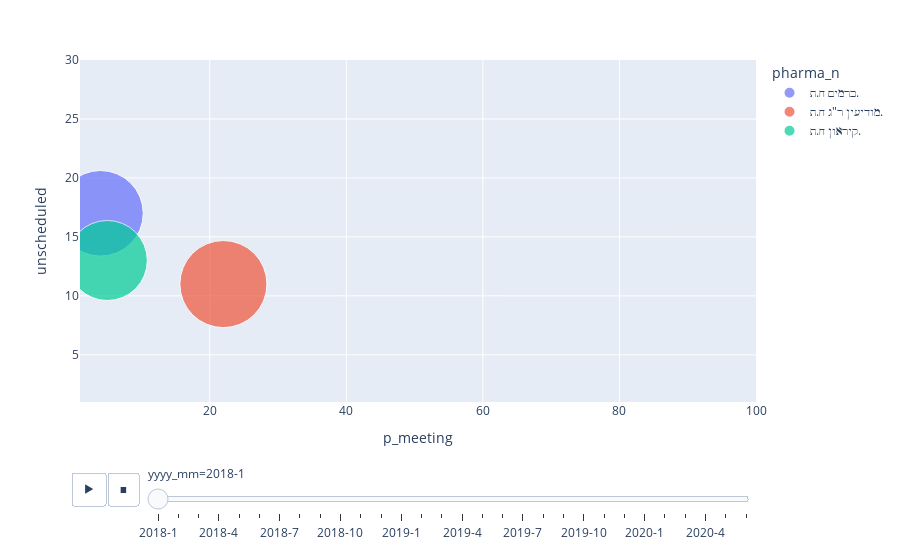

This figure's notebook cell:
### Code cell
import plotly.express as px
#df1 = px.data.df1()
px.scatter(df1, x= "p_meeting", y="unscheduled", animation_frame="yyyy_mm", animation_group="pharma_n",
           size="pchanges_pd", color="pharma_n", hover_name="pharma_n",
           size_max=100, range_x=[1,100], range_y=[1,30])

### Figure 1 — Plotly figure (JSON) as saved in the notebook; plotly's stock layout.template omitted (floating-point values rounded to 4 significant figures)
{"data": [{"hovertemplate": "<b>%{hovertext}</b><br><br>pharma_n=כרמים ח.ת.<br>yyyy_mm=2018-1<br>p_meeting=%{x}<br>unscheduled=%{y}<br>pchanges_pd=%{marker.size}<extra></extra>", "hovertext": ["כרמים ח.ת."], "ids": ["כרמים ח.ת."], "legendgroup": "כרמים ח.ת.", "marker": {"color": "#636efa", "size": [56], "sizemode": "area", "sizeref": 0.0153, "symbol": "circle"}, "mode": "markers", "name": "כרמים ח.ת.", "showlegend": true, "type": "scatter", "x": [4], "xaxis": "x", "y": [17], "yaxis": "y"}, {"hovertemplate": "<b>%{hovertext}</b><br><br>pharma_n=מודיעין ר\"ג ח.ת.<br>yyyy_mm=2018-1<br>p_meeting=%{x}<br>unscheduled=%{y}<br>pchanges_pd=%{marker.size}<extra></extra>", "hovertext": ["מודיעין ר\"ג ח.ת."], "ids": ["מודיעין ר\"ג ח.ת."], "legendgroup": "מודיעין ר\"ג ח.ת.", "marker": {"color": "#EF553B", "size": [58], "sizemode": "area", "sizeref": 0.0153, "symbol": "circle"}, "mode": "markers", "name": "מודיעין ר\"ג ח.ת.", "showlegend": true, "type": "scatter", "x": [22], "xaxis": "x", "y": [11], "yaxis": "y"}, {"hovertemplate": "<b>%{hovertext}</b><br><br>pharma_n=קיראון ח.ת.<br>yyyy_mm=2018-1<br>p_meeting=%{x}<br>unscheduled=%{y}<br>pchanges_pd=%{marker.size}<extra></extra>", "hovertext": ["קיראון ח.ת."], "ids": ["קיראון ח.ת."], "legendgroup": "קיראון ח.ת.", "marker": {"color": "#00cc96", "size": [49], "sizemode": "area", "sizeref": 0.0153, "symbol": "circle"}, "mode": "markers", "name": "קיראון ח.ת.", "showlegend": true, "type": "scatter", "x": [5], "xaxis": "x", "y": [13], "yaxis": "y"}], "layout": {"legend": {"itemsizing": "constant", "title": {"text": "pharma_n"}, "tracegroupgap": 0}, "margin": {"t": 60}, "sliders": [{"active": 0, "currentvalue": {"prefix": "yyyy_mm="}, "len": 0.9, "pad": {"b": 10, "t": 60}, "steps": [{"args": [["2018-1"], {"frame": {"duration": 0, "redraw": false}, "fromcurrent": true, "mode": "immediate", "transition": {"duration": 0, "easing": "linear"}}], "label": "2018-1", "method": "animate"}, {"args": [["2018-2"], {"frame": {"duration": 0, "redraw": false}, "fromcurrent": true, "mode": "immediate", "transition": {"duration": 0, "easing": "linear"}}], "label": "2018-2", "method": "animate"}, {"args": [["2018-3"], {"frame": {"duration": 0, "redraw": false}, "fromcurrent": true, "mode": "immediate", "transition": {"duration": 0, "easing": "linear"}}], "label": "2018-3", "method": "animate"}, {"args": [["2018-4"], {"frame": {"duration": 0, "redraw": false}, "fromcurrent": true, "mode": "immediate", "transition": {"duration": 0, "easing": "linear"}}], "label": "2018-4", "method": "animate"}, {"args": [["2018-5"], {"frame": {"duration": 0, "redraw": false}, "fromcurrent": true, "mode": "immediate", "transition": {"duration": 0, "easing": "linear"}}], "label": "2018-5", "method": "animate"}, {"args": [["2018-6"], {"frame": {"duration": 0, "redraw": false}, "fromcurrent": true, "mode": "immediate", "transition": {"duration": 0, "easing": "linear"}}], "label": "2018-6", "method": "animate"}, {"args": [["2018-7"], {"frame": {"duration": 0, "redraw": false}, "fromcurrent": true, "mode": "immediate", "transition": {"duration": 0, "easing": "linear"}}], "label": "2018-7", "method": "animate"}, {"args": [["2018-8"], {"frame": {"duration": 0, "redraw": false}, "fromcurrent": true, "mode": "immediate", "transition": {"duration": 0, "easing": "linear"}}], "label": "2018-8", "method": "animate"}, {"args": [["2018-9"], {"frame": {"duration": 0, "redraw": false}, "fromcurrent": true, "mode": "immediate", "transition": {"duration": 0, "easing": "linear"}}], "label": "2018-9", "method": "animate"}, {"args": [["2018-10"], {"frame": {"duration": 0, "redraw": false}, "fromcurrent": true, "mode": "immediate", "transition": {"duration": 0, "easing": "linear"}}], "label": "2018-10", "method": "animate"}, {"args": [["2018-11"], {"frame": {"duration": 0, "redraw": false}, "fromcurrent": true, "mode": "immediate", "transition": {"duration": 0, "easing": "linear"}}], "label": "2018-11", "method": "animate"}, {"args": [["2018-12"], {"frame": {"duration": 0, "redraw": false}, "fromcurrent": true, "mode": "immediate", "transition": {"duration": 0, "easing": "linear"}}], "label": "2018-12", "method": "animate"}, {"args": [["2019-1"], {"frame": {"duration": 0, "redraw": false}, "fromcurrent": true, "mode": "immediate", "transition": {"duration": 0, "easing": "linear"}}], "label": "2019-1", "method": "animate"}, {"args": [["2019-2"], {"frame": {"duration": 0, "redraw": false}, "fromcurrent": true, "mode": "immediate", "transition": {"duration": 0, "easing": "linear"}}], "label": "2019-2", "method": "animate"}, {"args": [["2019-3"], {"frame": {"duration": 0, "redraw": false}, "fromcurrent": true, "mode": "immediate", "transition": {"duration": 0, "easing": "linear"}}], "label": "2019-3", "method": "animate"}, {"args": [["2019-4"], {"frame": {"duration": 0, "redraw": false}, "fromcurrent": true, "mode": "immediate", "transition": {"duration": 0, "easing": "linear"}}], "label": "2019-4", "method": "animate"}, {"args": [["2019-5"], {"frame": {"duration": 0, "redraw": false}, "fromcurrent": true, "mode": "immediate", "transition": {"duration": 0, "easing": "linear"}}], "label": "2019-5", "method": "animate"}, {"args": [["2019-6"], {"frame": {"duration": 0, "redraw": false}, "fromcurrent": true, "mode": "immediate", "transition": {"duration": 0, "easing": "linear"}}], "label": "2019-6", "method": "animate"}, {"args": [["2019-7"], {"frame": {"duration": 0, "redraw": false}, "fromcurrent": true, "mode": "immediate", "transition": {"duration": 0, "easing": "linear"}}], "label": "2019-7", "method": "animate"}, {"args": [["2019-8"], {"frame": {"duration": 0, "redraw": false}, "fromcurrent": true, "mode": "immediate", "transition": {"duration": 0, "easing": "linear"}}], "label": "2019-8", "method": "animate"}, {"args": [["2019-9"], {"frame": {"duration": 0, "redraw": false}, "fromcurrent": true, "mode": "immediate", "transition": {"duration": 0, "easing": "linear"}}], "label": "2019-9", "method": "animate"}, {"args": [["2019-10"], {"frame": {"duration": 0, "redraw": false}, "fromcurrent": true, "mode": "immediate", "transition": {"duration": 0, "easing": "linear"}}], "label": "2019-10", "method": "animate"}, {"args": [["2019-11"], {"frame": {"duration": 0, "redraw": false}, "fromcurrent": true, "mode": "immediate", "transition": {"duration": 0, "easing": "linear"}}], "label": "2019-11", "method": "animate"}, {"args": [["2019-12"], {"frame": {"duration": 0, "redraw": false}, "fromcurrent": true, "mode": "immediate", "transition": {"duration": 0, "easing": "linear"}}], "label": "2019-12", "method": "animate"}, {"args": [["2020-1"], {"frame": {"duration": 0, "redraw": false}, "fromcurrent": true, "mode": "immediate", "transition": {"duration": 0, "easing": "linear"}}], "label": "2020-1", "method": "animate"}, {"args": [["2020-2"], {"frame": {"duration": 0, "redraw": false}, "fromcurrent": true, "mode": "immediate", "transition": {"duration": 0, "easing": "linear"}}], "label": "2020-2", "method": "animate"}, {"args": [["2020-3"], {"frame": {"duration": 0, "redraw": false}, "fromcurrent": true, "mode": "immediate", "transition": {"duration": 0, "easing": "linear"}}], "label": "2020-3", "method": "animate"}, {"args": [["2020-4"], {"frame": {"duration": 0, "redraw": false}, "fromcurrent": true, "mode": "immediate", "transition": {"duration": 0, "easing": "linear"}}], "label": "2020-4", "method": "animate"}, {"args": [["2020-5"], {"frame": {"duration": 0, "redraw": false}, "fromcurrent": true, "mode": "immediate", "transition": {"duration": 0, "easing": "linear"}}], "label": "2020-5", "method": "animate"}, {"args": [["2020-6"], {"frame": {"duration": 0, "redraw": false}, "fromcurrent": true, "mode": "immediate", "transition": {"duration": 0, "easing": "linear"}}], "label": "2020-6", "method": "animate"}], "x": 0.1, "xanchor": "left", "y": 0, "yanchor": "top"}], "updatemenus": [{"buttons": [{"args": [null, {"frame": {"duration": 500, "redraw": false}, "fromcurrent": true, "mode": "immediate", "transition": {"duration": 500, "easing": "linear"}}], "label": "&#9654;", "method": "animate"}, {"args": [[null], {"frame": {"duration": 0, "redraw": false}, "fromcurrent": true, "mode": "immediate", "transition": {"duration": 0, "easing": "linear"}}], "label": "&#9724;", "method": "animate"}], "direction": "left", "pad": {"r": 10, "t": 70}, "showactive": false, "type": "buttons", "x": 0.1, "xanchor": "right", "y": 0, "yanchor": "top"}], "xaxis": {"anchor": "y", "domain": [0, 1], "range": [1, 100], "title": {"text": "p_meeting"}}, "yaxis": {"anchor": "x", "domain": [0, 1], "range": [1, 30], "title": {"text": "unscheduled"}}}}
